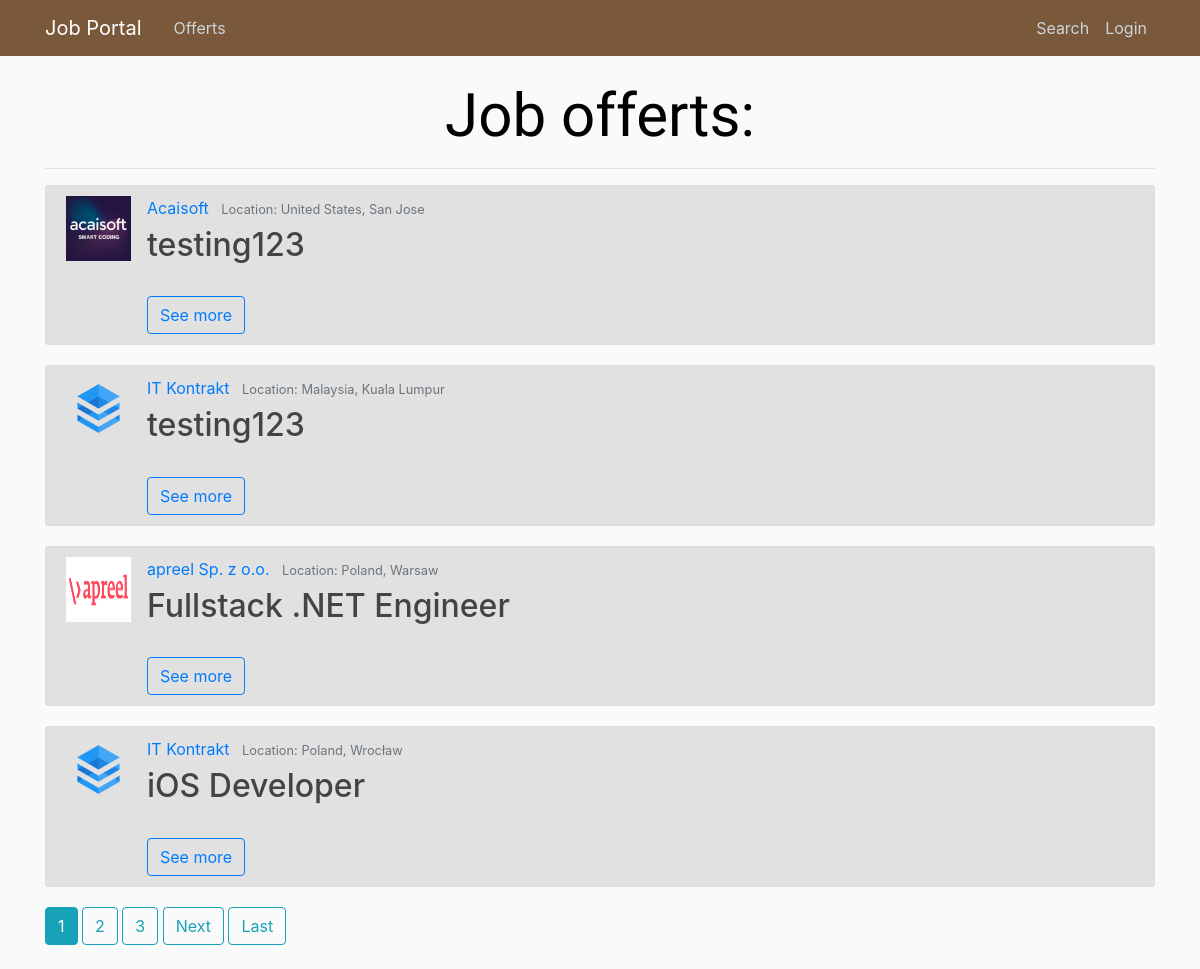
The page /offerts/ on the database as committed earlier.
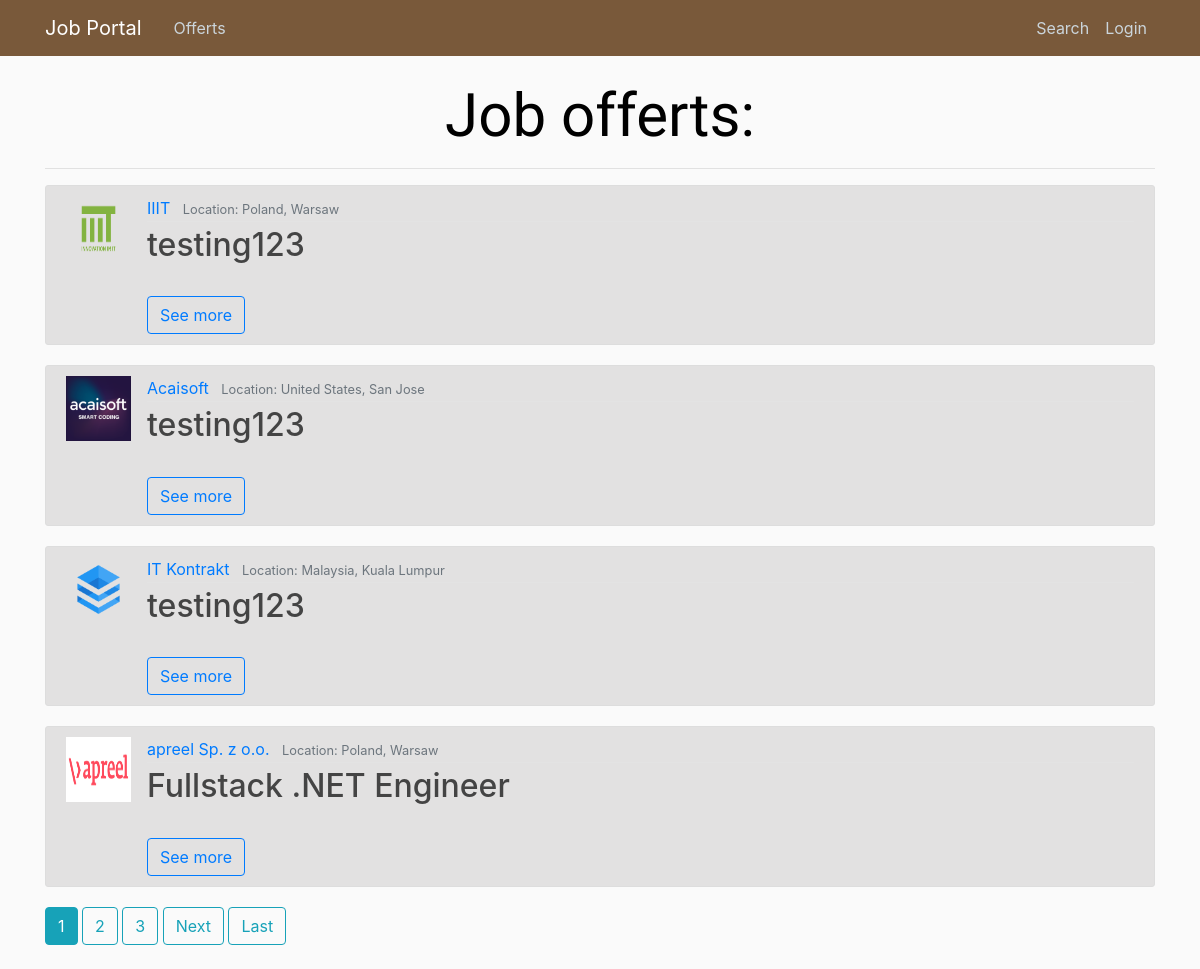
The same page on the database as committed later.
### offerts/models.py (models this page shows, shortened)
class Offert(models.Model):
    author = models.ForeignKey(User, on_delete=models.CASCADE)
    position = models.CharField(max_length = 100)
    agency = models.ForeignKey(Agency, on_delete=models.CASCADE)
    remote = models.BooleanField(default=False)
    sal_types = (
        ('H', 'per hour'),
        ('M', 'monthly'),
    )
    salary_type = models.CharField(
        max_length=1,
        choices=sal_types,
        default='M',
    )
    min_salary = models.IntegerField(default=0)
    max_salary = models.IntegerField(default=0)
    publication_date = models.DateTimeField(auto_now_add = True)
    expiration_date = models.DateField(null=True, default=None)
    must_have = models.ManyToManyField('Tag')
    nice_to_have = models.CharField(max_length = 1000)
    duties = models.CharField(max_length = 1000)
    benefits = models.CharField(max_length = 1000)
    about = models.TextField(null=True)

class Agency(models.Model):
    company = models.ForeignKey(Company, on_delete=models.CASCADE)
    country = models.CharField(max_length = 100)
    location = models.CharField(max_length = 100)
    address = models.CharField(max_length = 200)
    weppage = models.URLField(null=True)
    email = models.EmailField()
    phone = models.CharField(max_length=15)
    class Meta:
        verbose_name_plural = "Agencies"

class Company(models.Model):
    name = models.CharField(max_length = 200, unique=True)
    logo = models.ImageField(upload_to = "logos/", null=True, default=None)
    webpage = models.URLField(null=True)
    about = models.CharField(max_length = 1000)
    class Meta:
        verbose_name_plural = "Companies"

### offerts/views.py (the view)
# urls.py: path('', OffertListView.as_view(), name = 'index'),
class OffertListView(ListView):
    model = Offert
    template_name = 'offerts/offert_list.html' # default: <app>/<model>_<viewtype>.html
    context_object_name = 'offerts'
    ordering = ['-publication_date'] # '-' -> from newest to oldest
    paginate_by = 4

### offerts/templates/offerts/offert_list.html (shortened to what this page needs)
{% extends 'base.html' %}
{% load static %}
    {% block body %}
      <h1> Job offerts: </h1>
      <hr>
      {% if offerts %}
        {% for offert in offerts %}
        <article class="media content-section">
        <img class="article-img" src="{{offert.agency.company.logo.url}}" alt="logo">
            <div class="media-body">
                <div class="article-metadata">
                  <a class="mr-2" href='#'>{{ offert.agency.company.name }}</a>
                  <small class="text-muted">Location: {{ offert.agency.country }}, {{offert.agency.location }}</small>
                </div>
                <h2><a class="article-title">{{ offert.position }}</a></h2>
                <br>
                <a href="{% url 'offerts:offert_details' offert.id %}"><button type="button" class="btn btn-outline-primary">See more</button></a>
        </article>
      {% endfor %}
      {% if is_paginated %}
        {% for num in page_obj.paginator.page_range %}
          {% if page_obj.number == num %}
            <a class="btn btn-info mb-4" href="?page={{num}}">{{num}}</a>
          {% elif num > page_obj.number|add:'-3' and num < page_obj.number|add:'3' %}
            <a class="btn btn-outline-info mb-4" href="?page={{num}}">{{num}}</a>
          {% endif %}
        {% endfor %}
        {% if page_obj.has_next %}
          <a class="btn btn-outline-info mb-4" href="?page={{ page_obj.next_page_number }}">Next</a>
          <a class="btn btn-outline-info mb-4" href="?page={{ page_obj.paginator.num_pages }}">Last</a>
        {% endif %}
      {% endif %}
    {% else %}
      <h3>No offerts available.</h3>
    {% endif %}
  {% endblock %}

Rows that differ between the two databases and show on the page:
no longer on this page (row unchanged): Offert: agency.company.logo (picture), agency.company.name "IT Kontrakt", agency.country "Poland", agency.location "Wrocław", position "iOS Developer"
added Offert: agency.company.logo (picture), agency.company.name "IIIT", agency.country "Poland", agency.location "Warsaw", position "testing123"
